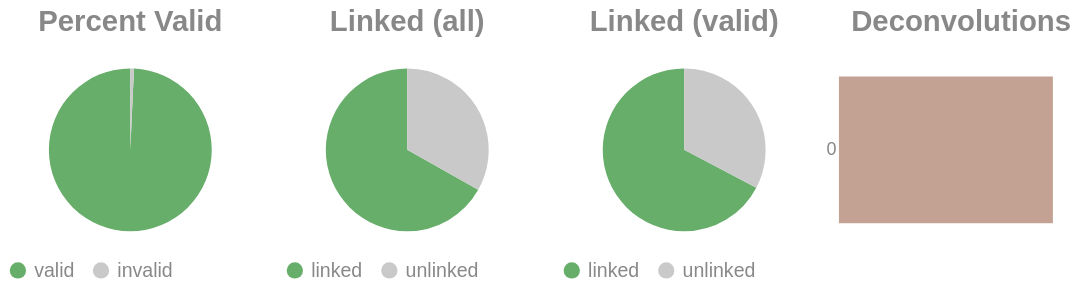

The notebook cell this image was saved under:
### Code cell
if SKIPLR:
    pass
else:
    clash = Counter()
    for i in valids['molecule'].to_list():
        _mol = i.split("-")
        if len(_mol) == 1:
            clash.update('0')
        else:
            clash.update(_mol[-1])

    _d = {"deconvolutions": [], 'count': []}
    for k,v in clash.items():
        _d['deconvolutions'].append(k)
        _d['count'].append(v)

    tot_valid = valids['reads'].sum()
    mask = valids['reads'] >= 2
    n_linked_reads = valids.filter(mask)['reads'].sum()
    if n_linked_reads == 0:
        print_html("No linked molecules (>=2 reads) were detected; skipping linked-only distributions.")
        SKIPLR = True
    else:
        perc_valid = round(tot_valid / n_reads, 4)
        linked_perc_abs = round(n_linked_reads / n_reads, 4)
        linked_perc = round(n_linked_reads / tot_valid, 4)

    _valid = pl.DataFrame({"valids": ['valid', 'invalid'], "count": [tot_valid, n_reads - tot_valid]})
    _linked_abs = pl.DataFrame({"linked (absolute)": ['linked', 'unlinked'], "count": [n_linked_reads, n_reads - n_linked_reads]})
    _linked_rel = pl.DataFrame({"linked (valids)": ['linked', 'unlinked'], "count": [n_linked_reads, tot_valid - n_linked_reads]})

    (
        alt.hconcat(
            piechart(_valid, goodval = 'valid', title = "Percent Valid"),
            piechart(_linked_abs, goodval = "linked", title =  "Linked (all)"),
            piechart(_linked_rel, goodval = "linked", title =  "Linked (valid)"),
            convolutionbar(pl.DataFrame(_d), title = "Deconvolutions"),
            center = True,
            bounds = 'flush'
        )
        .resolve_scale(color='independent')
        .resolve_legend('independent')
        .properties(usermeta={'embedOptions': {"actions": False}})
    ).display()

### Figure 1 — Vega-Lite specification as saved in the notebook (floating-point values rounded to 4 significant figures)
{"width": "container", "height": 400, "config": {"title": {"anchor": "start", "dy": -15, "fontSize": 18, "color": "#888888", "subtitleColor": "#888888", "subtitleFontSize": 14}, "arc": {"fill": "#0072B2"}, "axis": {"domainColor": "#888888", "domainWidth": 0.5, "gridWidth": 0.2, "grid": false, "titleFontWeight": 400, "titleFontSize": 15, "labelFontSize": 11, "labelColor": "#888888", "tickColor": "#888888", "tickWidth": 0.2, "titleColor": "#888888"}, "axisBand": {"grid": false}, "axisX": {"grid": true, "tickSize": 10, "domainCap": "round"}, "axisY": {"domain": false, "grid": true, "tickSize": 0, "domainCap": "round"}, "background": "transparent", "header": {"labelFontSize": 15, "labelColor": "#888888", "titleFontSize": 15, "titleFontWeight": 600, "titleColor": "#888888"}, "legend": {"labelFont": "sans-serif", "labelFontSize": 12, "labelColor": "#888888", "symbolSize": 100, "symbolType": "circle", "titleFontSize": 12, "titlePadding": 10, "titleColor": "#888888", "title": null}, "range": {"category": ["#E69F00", "#56B4E9", "#009E73", "#F0E442", "#0072B2", "#D55E00", "#CC79A7", "#000000"], "diverging": ["#cfe8f3", "#a2d4ec", "#73bfe2", "#46abdb", "#1696d2", "#12719e"]}, "area": {"fill": "#0072B2", "fillOpacity": 0.7, "line": true, "strokeOpacity": 0.7}, "line": {"color": "#0072B2", "stroke": "#0072B2", "strokeWidth": 2}, "trail": {"color": "#0072B2", "stroke": "#0072B2", "strokeWidth": 0, "size": 1}, "point": {"filled": true, "fillOpacity": 1.0, "size": 95}, "text": {"color": "#888888", "fontSize": 11, "align": "right", "fontWeight": 400, "size": 11}, "bar": {"fill": "#0072B2", "stroke": null}, "view": {"stroke": null, "continuousWidth": 660, "continuousHeight": 400}}, "hconcat": [{"data": {"name": "data-a23e4aaad007ade74ac9a0ec6f6649fa"}, "mark": {"type": "arc"}, "encoding": {"color": {"field": "valids", "legend": {"orient": "bottom", "title": null}, "scale": {"domain": ["valid", "invalid"], "range": ["#68ae6b", "#C9C9C9"]}, "title": "Valids", "type": "nominal"}, "theta": {"field": "count", "type": "quantitative"}, "tooltip": [{"field": "valids", "title": "Valids", "type": "ordinal"}, {"field": "percent", "format": ".2%", "title": "Percent", "type": "quantitative"}, {"field": "count", "title": "Count", "type": "quantitative"}]}, "height": 100, "title": {"text": "Percent Valid", "align": "center", "anchor": "middle"}, "transform": [{"calculate": "datum.count / 7602976", "as": "percent"}], "width": 150}, {"data": {"name": "data-4b31cc2f88960911abbb2ed91bec95b3"}, "mark": {"type": "arc"}, "encoding": {"color": {"field": "linked (absolute)", "legend": {"orient": "bottom", "title": null}, "scale": {"domain": ["linked", "unlinked"], "range": ["#68ae6b", "#C9C9C9"]}, "title": "Linked (Absolute)", "type": "nominal"}, "theta": {"field": "count", "type": "quantitative"}, "tooltip": [{"field": "linked (absolute)", "title": "Linked (Absolute)", "type": "ordinal"}, {"field": "percent", "format": ".2%", "title": "Percent", "type": "quantitative"}, {"field": "count", "title": "Count", "type": "quantitative"}]}, "height": 100, "title": {"text": "Linked (all)", "align": "center", "anchor": "middle"}, "transform": [{"calculate": "datum.count / 7602976", "as": "percent"}], "width": 150}, {"data": {"name": "data-ffa21d62b51cfc1e97033a8a82b1875d"}, "mark": {"type": "arc"}, "encoding": {"color": {"field": "linked (valids)", "legend": {"orient": "bottom", "title": null}, "scale": {"domain": ["linked", "unlinked"], "range": ["#68ae6b", "#C9C9C9"]}, "title": "Linked (Valids)", "type": "nominal"}, "theta": {"field": "count", "type": "quantitative"}, "tooltip": [{"field": "linked (valids)", "title": "Linked (Valids)", "type": "ordinal"}, {"field": "percent", "format": ".2%", "title": "Percent", "type": "quantitative"}, {"field": "count", "title": "Count", "type": "quantitative"}]}, "height": 100, "title": {"text": "Linked (valid)", "align": "center", "anchor": "middle"}, "transform": [{"calculate": "datum.count / 7548394", "as": "percent"}], "width": 150}, {"data": {"name": "data-13b249c73ed1a56e4a1a2cbfbce55b83"}, "mark": {"type": "bar"}, "encoding": {"color": {"field": "deconvolutions", "legend": null, "scale": {"scheme": "lightgreyred"}, "type": "nominal"}, "tooltip": [{"field": "deconvolutions", "title": "Deconvolutions", "type": "ordinal"}, {"field": "percent", "format": ".2%", "title": "Percent", "type": "quantitative"}, {"field": "count", "title": "Count", "type": "quantitative"}], "x": {"axis": null, "field": "count", "type": "quantitative"}, "y": {"field": "deconvolutions", "sort": "ascending", "title": null, "type": "nominal"}}, "height": 100, "title": {"text": "Deconvolutions", "align": "center", "anchor": "middle"}, "transform": [{"calculate": "datum.count / 3502259", "as": "percent"}], "width": 150}], "bounds": "flush", "center": true, "resolve": {"legend": {"angle": "independent"}, "scale": {"color": "independent"}}, "usermeta": {"embedOptions": {"actions": false}}, "$schema": "https://vega.github.io/schema/vega-lite/v6.1.0.json", "datasets": {"data-a23e4aaad007ade74ac9a0ec6f6649fa": [{"valids": "valid", "count": 7548394}, {"valids": "invalid", "count": 54582}], "data-4b31cc2f88960911abbb2ed91bec95b3": [{"linked (absolute)": "linked", "count": 5081327}, {"linked (absolute)": "unlinked", "count": 2521649}], "data-ffa21d62b51cfc1e97033a8a82b1875d": [{"linked (valids)": "linked", "count": 5081327}, {"linked (valids)": "unlinked", "count": 2467067}], "data-13b249c73ed1a56e4a1a2cbfbce55b83": [{"deconvolutions": "0", "count": 3502259}]}}
